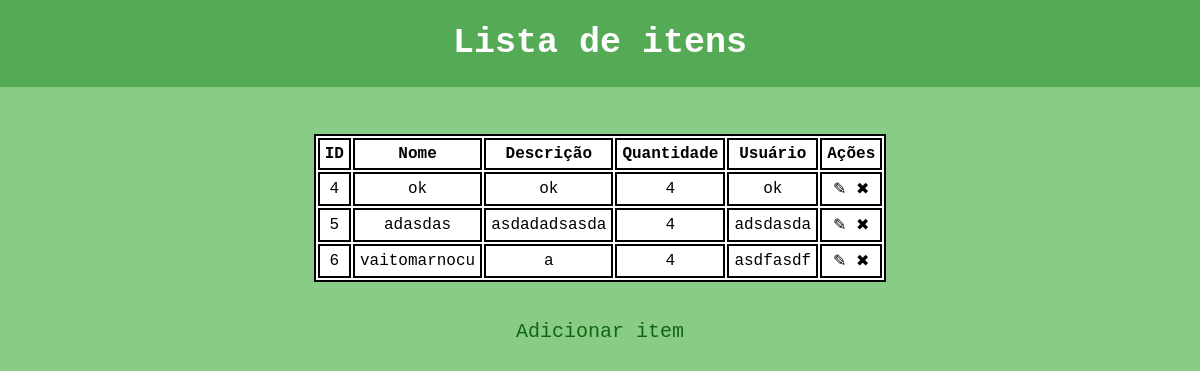
The page / on the database its author committed.
### almoxarifado/models.py (models this page shows, shortened)
class Almoxarifado(models.Model):
    id = models.AutoField(primary_key = True)
    nome = models.CharField(max_length=100)
    descrição = models.TextField()
    quantidade = models.PositiveIntegerField()
    usuário = models.CharField(max_length=100)

### almoxarifado/views.py (the view)
# urls.py: path('', list_itens, name="list_itens"),
def list_itens(request):
    itens = Almoxarifado.objects.all()
    return render(request, 'lista.html', {'itens': itens})

### almoxarifado/templates/lista.html (shortened to what this page needs)
{% load static %}
<!DOCTYPE html>
<html>
<head>
    <link rel="stylesheet" type="text/css" href="{% static 'estilo.css' %}"/>
</head>
<body>
    <div id="cabeçalho">
        <h1 id="titulo"><a href="{% url 'list_itens' %}" id="titulo">Lista de itens</a></h1>
    </div>
    <br><br><br><br><br><br><br>
    <center>
    <table id="tabela">
        <tr>
            <td id="colunaTabela"><b>ID</b></td>
            <td id="colunaTabela"><b>Nome</b></td>
            <td id="colunaTabela"><b>Descrição</b></td>
            <td id="colunaTabela"><b>Quantidade</b></td>
            <td id="colunaTabela"><b>Usuário</b></td>
            <td id="colunaTabela"><b>Ações</b></td>
                {% for item in itens %}
                <tr>
                    <td id="colunaTabela">
                        {{ item.id }}
                    </td>
                    <td id="colunaTabela">
                        {{ item.nome }}
                    </td>
                    <td id="colunaTabela">
                        {{ item.descrição }}
                    </td>
                    <td id="colunaTabela">
                        {{ item.quantidade }}
                    </td>
                    <td id="colunaTabela">
                        {{ item.usuário }}
                    </td>
                    <td id="colunaTabela">
                        <a href="{% url 'update_itens' item.id %}" id="icone">&#9998</a>
                        <a href="{% url 'delete_itens' item.id %}" id="icone">&#10006</a>
                    </td>
                </tr>
                {% endfor %}
        </tr>
    </table>
    </center>
    <br>
    <p id="add"><a href="{% url 'create_itens' %}" id="add">Adicionar item</a></p>
</body>
</html>

### almoxarifado/static/estilo.css (style rules this page uses)
body { background-color: #88CC88; }
#cabeçalho { background-color: #55AA55; padding: 0; top: 0; left: 0; right: 0; position: absolute; }
#titulo { font-family: monospace; text-align: center; color: white; text-decoration: none; font-size: 35px; }
#tabela { border: solid 2px; text-align: center; font-family: monospace; font-size: 16px; background-color: white; }
#colunaTabela { padding: 5px; border: solid 2px; }
#add { font-size: 20px; text-align: center; font-family: monospace; text-decoration: none; color: #116611; }
#icone { text-decoration: none; color: black; }

### rows shown on the page
Almoxarifado: id "4", nome "ok", descrição "ok", quantidade "4", usuário "ok"
Almoxarifado: id "5", nome "adasdas", descrição "asdadadsasda", quantidade "4", usuário "adsdasda"
Almoxarifado: id "6", nome "vaitomarnocu", descrição "a", quantidade "4", usuário "asdfasdf"
